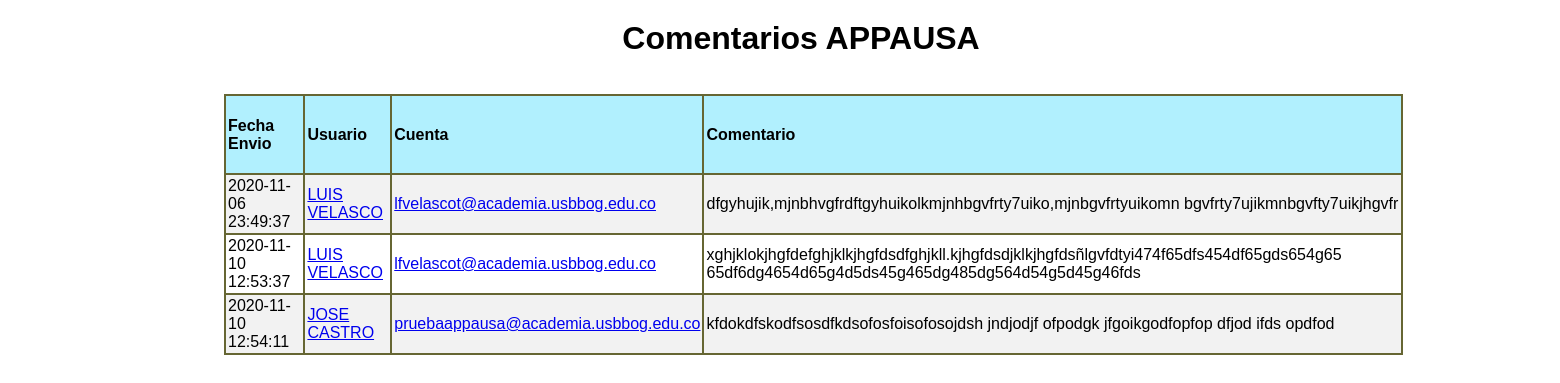
Screenshot of /appausaweb/verComentarios.php (signed in) with the database file from the repository.
### tables this page shows
CREATE TABLE `comentario` (
  `fecha` datetime NOT NULL,
  `cuenta` varchar(150) NOT NULL,
  `contenido` text NOT NULL,
  `e` int(11) NOT NULL
);

CREATE TABLE `usuario` (
  `cc` bigint(10) NOT NULL,
  `tipo_doc` varchar(45) NOT NULL,
  `pnombre` varchar(45) NOT NULL,
  `snombre` varchar(45) DEFAULT NULL,
  `papellido` varchar(45) NOT NULL,
  `sapellido` varchar(45) NOT NULL,
  `fecha_nam` date NOT NULL,
  `edad` int(2) NOT NULL,
  `correo_electronico` varchar(150) NOT NULL,
  `telefono` varchar(10) NOT NULL,
  `rol` varchar(45) DEFAULT NULL,
  `e` int(1) NOT NULL
);

### appausaweb/mcript.php (called while the page is built, shortened)
<?php
$clave  = 'appausa usbbog';
$method = 'aes-256-cbc';
$iv = base64_decode("C9fBxl1AgWcxY1/M8jfstw==");
 $desencriptar = function ($valor) use ($method, $clave, $iv) {
     return openssl_decrypt($valor, $method, $clave, false, $iv);
 };
 ?>

### appausaweb/verComentarios.php (the view, shortened to what this page needs)
<!DOCTYPE html PUBLIC "-//W3C//DTD XHTML 1.0 Transitional//EN" "http://www.w3.org/TR/xhtml1/DTD/xhtml1-transitional.dtd">
<html xmlns="http://www.w3.org/1999/xhtml">
<head>
<link href="multi/formularios2.css" rel="stylesheet" type="text/css" />
</head>
<body>
<div id="apDiv1">
  <div id="apDiv3">
    <table width="1179" height="224" border="1" cellspacing="0" cellpadding="2" bordercolor="666633">
      <tr bgcolor="#B1F0FE">
        <td height="73"><b>Fecha Envio</b></td>
        <td><b>Usuario</b></td>
        <td><b>Cuenta</b></td>
        <td><b>Comentario</b></td>
      </tr>
      <?php
		include_once("conexion.php");
		$con=mysqli_connect($host,$usuario,$clave,$bd) or die('Fallo la conexion');
		mysqli_set_charset($con,"utf8");
		$sql="SELECT * from comentario where e = 1;";
		$result=mysqli_query($con,$sql);
		if(mysqli_num_rows($result) != 0){
			while($mostrar=mysqli_fetch_array($result)){
			$cuenta = $mostrar['cuenta'];
			$sql1 = "SELECT * from usuario WHERE cc = (SELECT usuario from cuenta where correo_electronico = '$cuenta');";
			$result1=mysqli_query($con,$sql1);
			if(mysqli_num_rows($result1) != 0){
				while($mostrar1=mysqli_fetch_array($result1)){
					$pnom = $mostrar1['pnombre'];
					$pape = $mostrar1['papellido'];
					$cc = $mostrar1['cc'];
				}
			}
			include_once('mcript.php');
			$cuenta = $desencriptar($cuenta);
		?>
        <tr>
        <td><?php echo $mostrar['fecha']?></td>
        <td><a href="buscarUsuario.php?ccc=<?php echo $cc?>&buscar="><?php echo "$pnom $pape"?></a></td>
        <td><a href="buscarCuenta.php?ccc=<?php echo $cc?>&buscar="><?php echo $cuenta?></a></td>
        <td><?php echo $mostrar['contenido']?></td>
        </tr>
        <?php }
		}
		?>
    </table>
  </div>
  <div id="apDiv4">
  <h1 align="center">Comentarios APPAUSA</h1></div>
</div>
</body>
</html>

### appausaweb/multi/formularios2.css (style rules this page uses)
tr:nth-child(even) { background-color: #f2f2f2; }

### appausaweb/verComentarios.php (style rules this page uses)
BODY { font-family:Arial, Helvetica, sans-serif }
#apDiv1 { position: absolute; left: -4px; top: 0px; width: 1606px; height: 720px; z-index: 1; }
#apDiv3 { position: absolute; left: 228px; top: 94px; width: 1180px; height: 456px; z-index: 3; }
#apDiv4 { position: absolute; left: 7px; top: -1px; width: 1596px; height: 48px; z-index: 4; }

### rows the page displays
comentario: fecha "2020-11-06 23:49:37", usuario.pnombre "LUIS", usuario.papellido "VELASCO", cuenta "lfvelascot@academia.usbbog.edu.co", contenido "dfgyhujik,mjnbhvgfrdftgyhuikolkmjnhbgvfrty7uiko,mjnbgvfrtyuikomn bgvfrty7ujikmnbgvfty7uikjhgvfr"
comentario: fecha "2020-11-10 12:53:37", usuario.pnombre "LUIS", usuario.papellido "VELASCO", cuenta "lfvelascot@academia.usbbog.edu.co", contenido "xghjklokjhgfdefghjklkjhgfdsdfghjkll.kjhgfdsdjklkjhgfdsñlgvfdtyi474f65dfs454df65gds654g65 65df6dg4654d65g4d5ds45g465dg485dg564d54g5d45g46fds"
comentario: fecha "2020-11-10 12:54:11", usuario.pnombre "JOSE", usuario.papellido "CASTRO", cuenta "pruebaappausa@academia.usbbog.edu.co", contenido "kfdokdfskodfsosdfkdsofosfoisofosojdsh jndjodjf ofpodgk jfgoikgodfopfop dfjod ifds opdfod"
